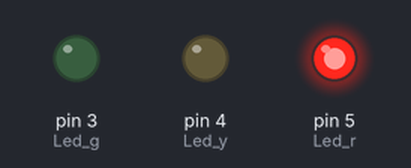
This sketch was run on a simulated Arduino Uno, built with avr-gcc and run on an emulated ATmega328P. Shown: output pins drawn as LEDs (lit = HIGH).

Above: at 5.0 s.
At 11.0 s:
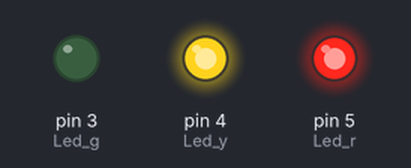
At 17.0 s:
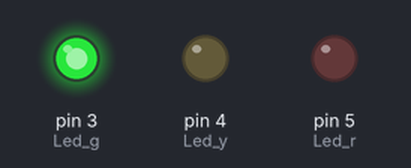
At 23.0 s:
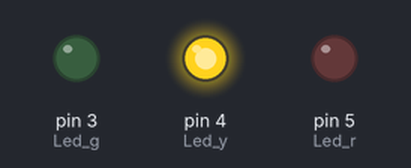
Timing chart, 0 to 31.2 s (numbered marks = the images above):
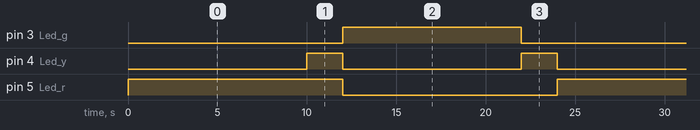

The sketch:

traffic_light_set_up.ino
```cpp
int Led_r = 5;
int Led_y = 4;
int Led_g = 3;

void setup()
{
  pinMode(Led_r, OUTPUT);
  pinMode(Led_y, OUTPUT);
  pinMode(Led_g, OUTPUT);
}

void redLight()
{
  digitalWrite(Led_r, HIGH);
  digitalWrite(Led_y, LOW);
  digitalWrite(Led_g, LOW);
}

void redYellowLight()
{
  digitalWrite(Led_r, HIGH);
  digitalWrite(Led_y, HIGH);
  digitalWrite(Led_g, LOW);
}

void greenLight()
{
  digitalWrite(Led_r, LOW);
  digitalWrite(Led_y, LOW);
  digitalWrite(Led_g, HIGH);
}

void yellowLight()
{
  digitalWrite(Led_r, LOW);
  digitalWrite(Led_y, HIGH);
  digitalWrite(Led_g, LOW);
}

void loop()
{
  redLight();
  delay(10000);

  redYellowLight();
  delay(2000);

  greenLight();
  delay(10000);

  yellowLight();
  delay(2000);
}
```

Measured:
- by itself, pin 3 (Led_g): alternates HIGH for 10.0 s and LOW for 14.0 s
- by itself, pin 4 (Led_y): alternates HIGH for 2.0 s and LOW for 10.0 s
- by itself, pin 5 (Led_r): alternates HIGH for 12.0 s and LOW for 12.0 s
